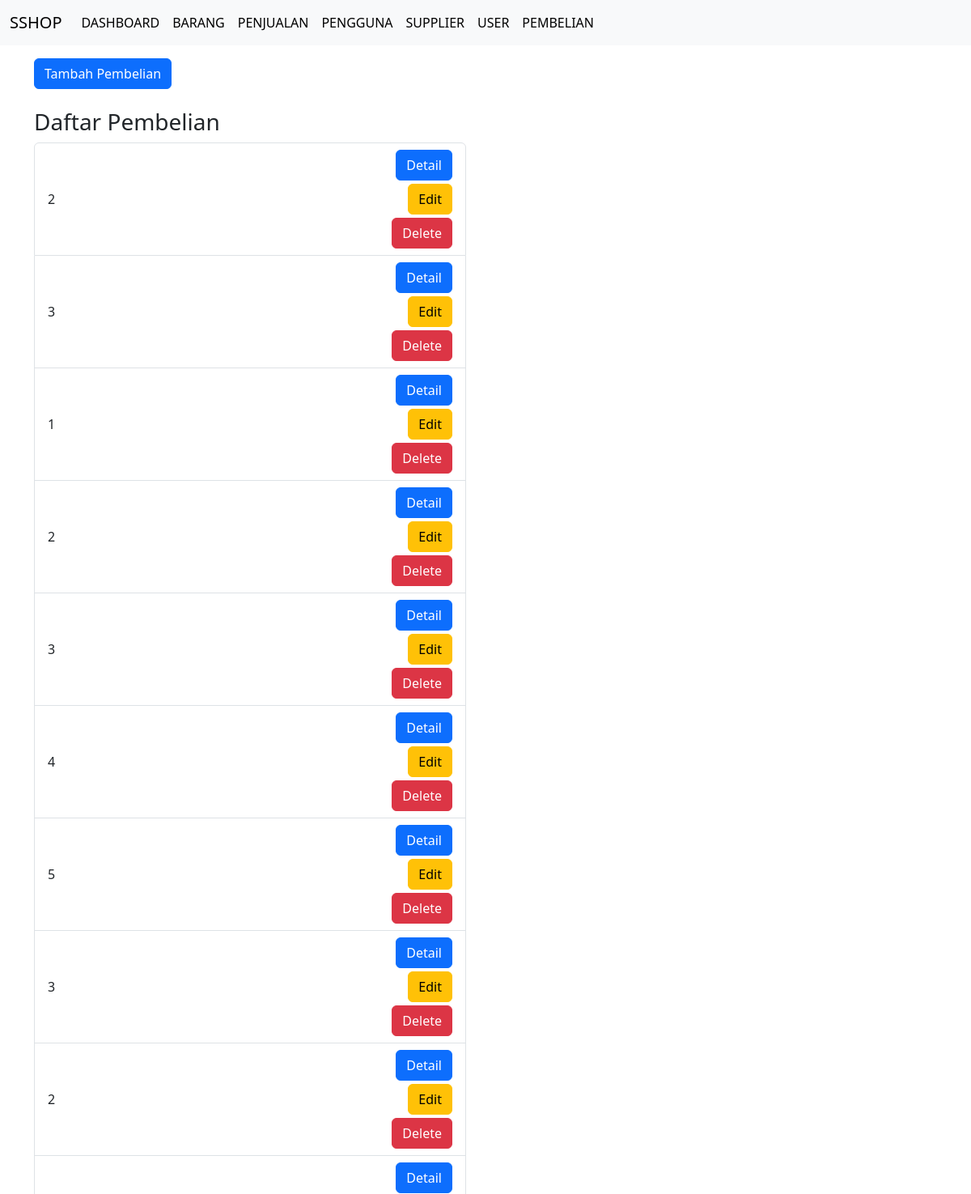
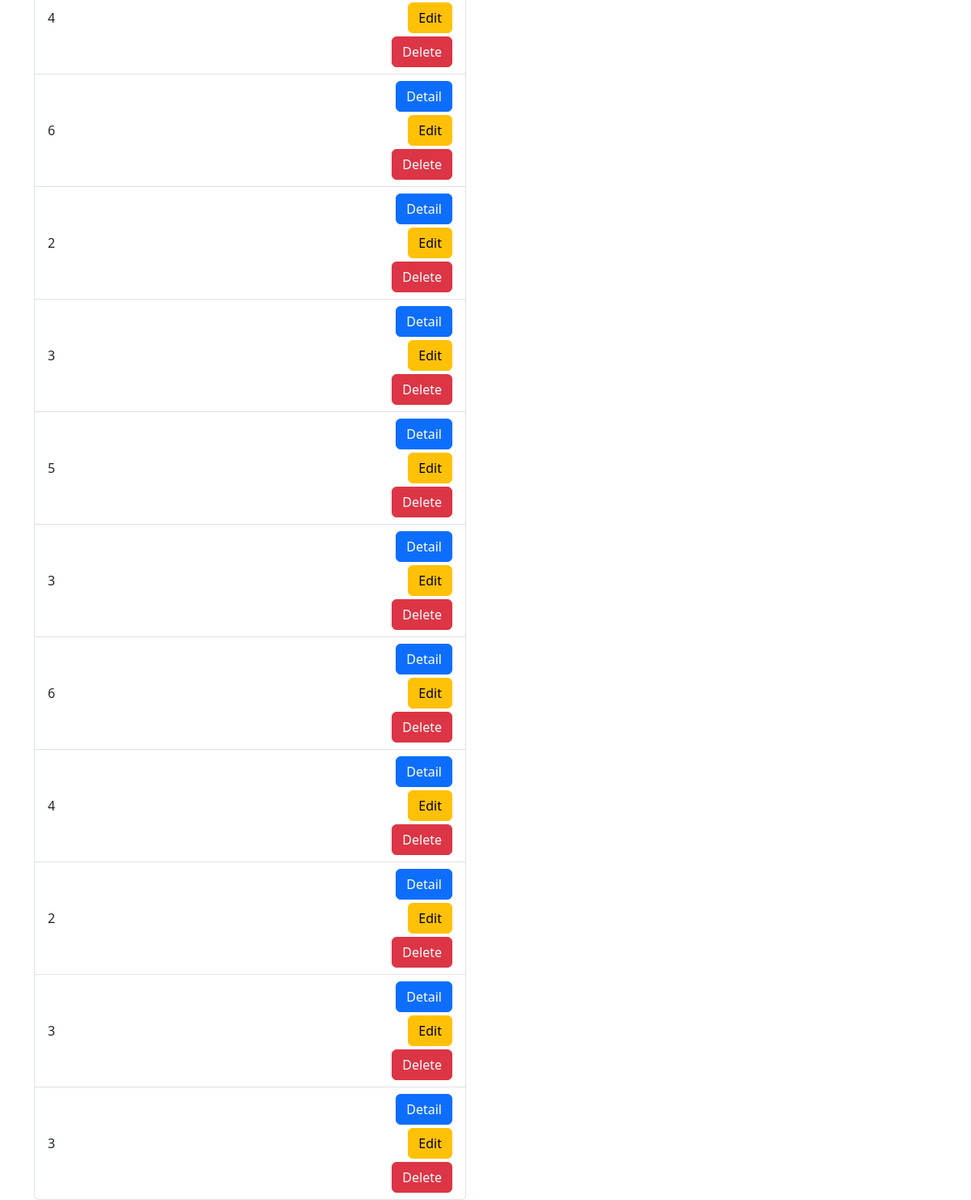
Screenshot of /public/pembelian with the database file from the repository (2 pictures, top to bottom).
### tables this page shows
CREATE TABLE `pembelian` (
  `IdPembelian` int(11) NOT NULL,
  `JumlahPembelian` int(11) DEFAULT NULL,
  `HargaBeli` varchar(100) DEFAULT NULL,
  `IdPengguna` int(11) DEFAULT NULL
);

### app/core/Controller.php (called while the page is built, shortened)
<?php
class Controller {
    public function view($view, $data = [])
    {
        require_once '../app/views/template/header.php';
        require_once '../app/views/' . $view . '.php';
        require_once '../app/views/template/footer.php';
    }
    public function model($model)
    {
        return new $model;
    }
}

### app/controller/Pembelian.php (called while the page is built, shortened)
<?php
class Pembelian  extends Controller {
    public function index()
    {
      $data['judul'] = 'Data Pembelian';
      $data['pembelian'] = $this->model('pembelian_model')->getAllPembelian();
      $this->view('pembelian/index', $data);
    }
  }

### app/core/App.php (called while the page is built, shortened)
<?php
class App{
    protected $method = 'index';
    protected $params = [];
    public function __construct()
    {
        $this->controller = new $this->controller;
        call_user_func_array([$this->controller, $this->method], $this->params);
    }
}

### public/index.php (called while the page is built, shortened)
<?php
$app = new App;

### app/core/Database.php (called while the page is built, shortened)
<?php
class Database {
    private $host = DB_HOST;
    private $user = DB_USER;
    private $pass = DB_PASS;
    private $db_name = DB_NAME;
    private $dbh;
    private $stmt;
    public function __construct()
    {
            $dsn = 'mysql:host='.$this->host.';dbname='.$this->db_name;
            $option =[
                PDO::ATTR_PERSISTENT => true,
                PDO::ATTR_ERRMODE => PDO::ERRMODE_EXCEPTION
            ];
            try {
                $this->dbh = new PDO($dsn, $this->user, $this->pass, $option);
            } catch (PDOException $e) {
                die($e->getMessage());
            }
        }
        public function query($query)
        {
            $this->stmt = $this->dbh->prepare($query);
        }
        public function execute()
        {
            $this->stmt->execute();
        }
        public function resultSet()
        {
            $this->execute();
            return $this->stmt->fetchAll(PDO::FETCH_ASSOC);
        }
}

### app/models/pembelian_model.php (called while the page is built, shortened)
<?php
class pembelian_model
{
    private $table = 'pembelian';
    private $db;
    public function __construct()
    {
        $this->db = new Database;
    }
    public function getAllPembelian()
    {
        $this->db->query('SELECT * FROM ' . $this->table);
        return $this->db->resultSet();
    }
}

### app/views/pembelian/index.php (the view, shortened to what this page needs)
<div class="container mt-3">
<div class="row">
<div class="row">
    <div class="col-lg-6">
        <button type="button" class="btn btn-primary tombolTambahDataPembelian" data-bs-toggle="modal" data-bs-target="#formModalPembelian">
        Tambah Pembelian
        </button>
<br></br>
        <h3> Daftar Pembelian </h3>
        <ul class='list-group'>
        <?php foreach( $data['pembelian'] as $pembelian ) : ?>
          <li class="list-group-item d-flex justify-content-between align-items-center">
          <?= $pembelian['JumlahPembelian']?>
    <div class="d-flex flex-column align-items-end">
    <a href="<?= BASEURL; ?>/pembelian/detail/<?= $pembelian['IdPembelian']; ?>" class="btn btn-primary mb-1">Detail</a>
<a href="<?= BASEURL; ?>/pembelian/ubah/<?= $pembelian['IdPembelian']; ?>" class="btn btn-warning mb-1 tampilModalUbahPembelian"
   data-bs-toggle="modal" data-bs-target="#formModalPembelian" data-idpembelian="<?= $pembelian['IdPembelian']; ?>">Edit</a>
<a href="<?= BASEURL; ?>/pembelian/hapus/<?= $pembelian['IdPembelian']; ?>" class="btn btn-danger" onclick="return confirm('yakin?');">Delete</a>
    </div>
</li>
        <?php endforeach;?>
        </ul>
</div>
</div>

### rows the page displays
pembelian: JumlahPembelian "2"
pembelian: JumlahPembelian "3"
pembelian: JumlahPembelian "1"
pembelian: JumlahPembelian "2"
pembelian: JumlahPembelian "3"
pembelian: JumlahPembelian "4"
pembelian: JumlahPembelian "5"
pembelian: JumlahPembelian "3"
pembelian: JumlahPembelian "2"
pembelian: JumlahPembelian "4"
pembelian: JumlahPembelian "6"
pembelian: JumlahPembelian "2"
pembelian: JumlahPembelian "3"
pembelian: JumlahPembelian "5"
pembelian: JumlahPembelian "3"
pembelian: JumlahPembelian "6"
pembelian: JumlahPembelian "4"
pembelian: JumlahPembelian "2"
pembelian: JumlahPembelian "3"
pembelian: JumlahPembelian "3"
